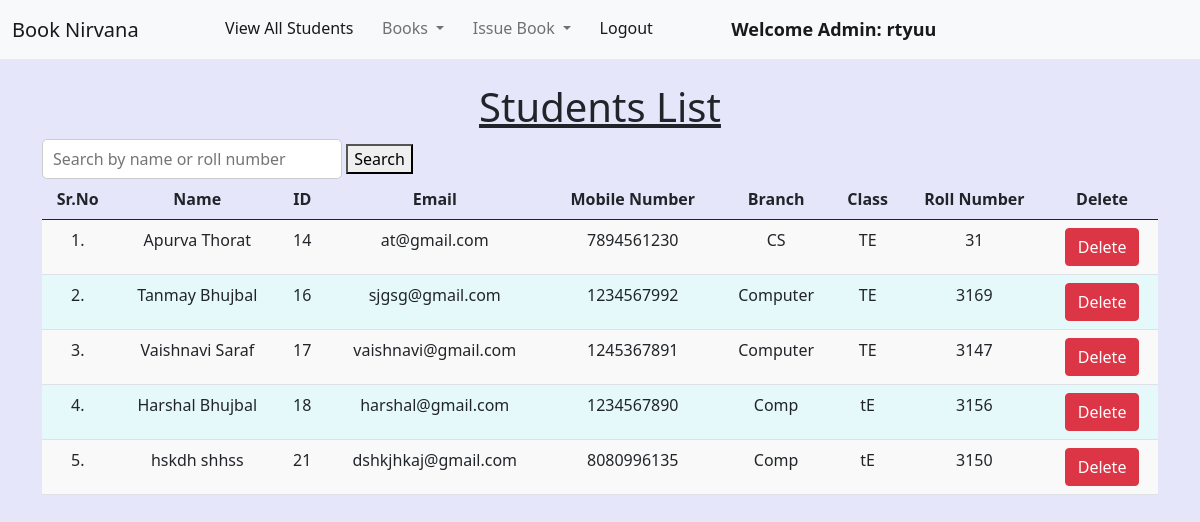
The app's page /view_students/ (signed in) with its own data.
### library/models.py (models this page shows, shortened)
class Student(models.Model):
    user = models.OneToOneField(User, on_delete=models.CASCADE)
    classroom = models.CharField(max_length=10)
    branch = models.CharField(max_length=10)
    roll_no = models.CharField(max_length=3, blank=True)
    phone = models.CharField(max_length=10, blank=True)
    image = models.ImageField(upload_to="", blank=True)

### library/views.py (the view)
# urls.py: path("view_students/", views.view_students, name="view_students"),
@login_required(login_url = '/admin_login')
def view_students(request):
    query = request.GET.get('q', '')  # Get the search query from the URL parameters
    students = Student.objects.all()
    if query:
        students = students.filter(
            Q(user__first_name__icontains=query) |
            Q(user__last_name__icontains=query) |
            Q(roll_no__icontains=query)
        )
    return render(request, "view_students.html", {'students': students, 'query': query})

### library/templates/view_students.html (shortened to what this page needs)
{% extends 'admin_navbar.html' %}
{% load static %}
{% block body %}
<div class="container mt-4">
    <h1 class="text-center"><u>Students List</u></h1>
    <form method="GET" action="{% url 'view_students' %}">
        <input type="text" name="q" placeholder="Search by name or roll number" value="{{ query }}" style="width: 300px; height: 40px; padding: 10px; font-size: 16px; border: 1px solid #ccc; border-radius: 5px;">
        <button type="submit">Search</button>
    </form>
    <table class="table table-hover" id="example">
        <thead>
            <tr class="text-center">
                <th>Sr.No</th>
                <th>Name</th>
                <th>ID</th>
                <th>Email</th>
                <th>Mobile Number</th>
                <th>Branch</th>
                <th>Class</th>
                <th>Roll Number</th>
                <th>Delete</th>
            </tr>
        </thead>
        <tbody>
            {% for student in students %}
            <tr class="text-center">
                <td>{{forloop.counter}}.</td>
                <td>{{student.user.get_full_name}}</td>
                <td>{{student.user.id}}</td>
                <td>{{student.user.email}}</td>
                <td>{{student.phone}}</td>
                <td>{{student.branch}}</td>
                <td>{{student.classroom}}</td>
                <td>{{student.roll_no}}</td>
                <td><a href="/delete_student/{{student.id}}/" class="btn btn-danger" onclick="return confirm('Are you sure you want to delete this student?')">Delete</a></td>
            </tr>
            {% endfor %}
        </tbody>
    </table>
    </div>
{% endblock %}

### library/templates/admin_navbar.html (shortened to what this page needs)
<!doctype html>
<html lang="en">
  <head>
    <link href="https://cdn.jsdelivr.net/npm/bootstrap@5.1.0/dist/css/bootstrap.min.css" rel="stylesheet">
    <link rel="stylesheet" href="https://cdn.datatables.net/1.10.25/css/jquery.dataTables.min.css">
    <link rel="stylesheet" href="https://cdn.datatables.net/buttons/1.7.1/css/buttons.dataTables.min.css">
  </head>
  <body>
    <nav class="navbar navbar-expand-lg navbar-light bg-light">
        <div class="container-fluid">
          <a class="navbar-brand" href="#">Book Nirvana</a>
          <div class="collapse navbar-collapse" id="navbarSupportedContent">
            <ul class="navbar-nav me-auto mb-2 mb-lg-0">
              <li class="nav-item">
                <a class="nav-link active" aria-current="page" href="/view_students/">View All Students</a>
              </li>
              <li class="nav-item dropdown">
                <a class="nav-link dropdown-toggle" href="#" id="navbarDropdown" role="button" data-bs-toggle="dropdown" aria-expanded="false">
                  Books
                </a>
              </li>
              <li class="nav-item dropdown">
                <a class="nav-link dropdown-toggle" href="#" id="navbarDropdown" role="button" data-bs-toggle="dropdown" aria-expanded="false">
                  Issue Book
                </a>
              </li>
              <li class="nav-item">
                <a class="nav-link active" aria-current="page" href="/logout/">Logout</a>
              </li>
              <li class="nav-item">
                <a style="font-weight:600; font-family:'Segoe UI', Tahoma, Geneva, Verdana, sans-serif; font-size: large;" class="nav-link active" href="#">Welcome Admin: {{request.user}}</a>
              </li>
            </ul>
          </div>
        </div>
      </nav>
      {% block body %}
      {% endblock %}
  </body>
</html>

### library/templates/view_students.html (style rules this page uses)
body { background-color: lavender; }
table.table-hover tbody tr:nth-child(odd) { background-color: #f9f9f9; }
table.table-hover tbody tr:nth-child(even) { background-color:rgb(230, 249, 250); }

### records on screen
Student: user.get_full_name "Apurva Thorat", user.id "14", user.email "at@gmail.com", phone "7894561230", branch "CS", classroom "TE", roll_no "31"
Student: user.get_full_name "Tanmay Bhujbal", user.id "16", user.email "sjgsg@gmail.com", phone "1234567992", branch "Computer", classroom "TE", roll_no "3169"
Student: user.get_full_name "Vaishnavi Saraf", user.id "17", user.email "vaishnavi@gmail.com", phone "1245367891", branch "Computer", classroom "TE", roll_no "3147"
Student: user.get_full_name "Harshal Bhujbal", user.id "18", user.email "harshal@gmail.com", phone "1234567890", branch "Comp", classroom "tE", roll_no "3156"
Student: user.get_full_name "hskdh shhss", user.id "21", user.email "dshkjhkaj@gmail.com", phone "8080996135", branch "Comp", classroom "tE", roll_no "3150"

### other values on screen
{{ request.user }} "rtyuu"
